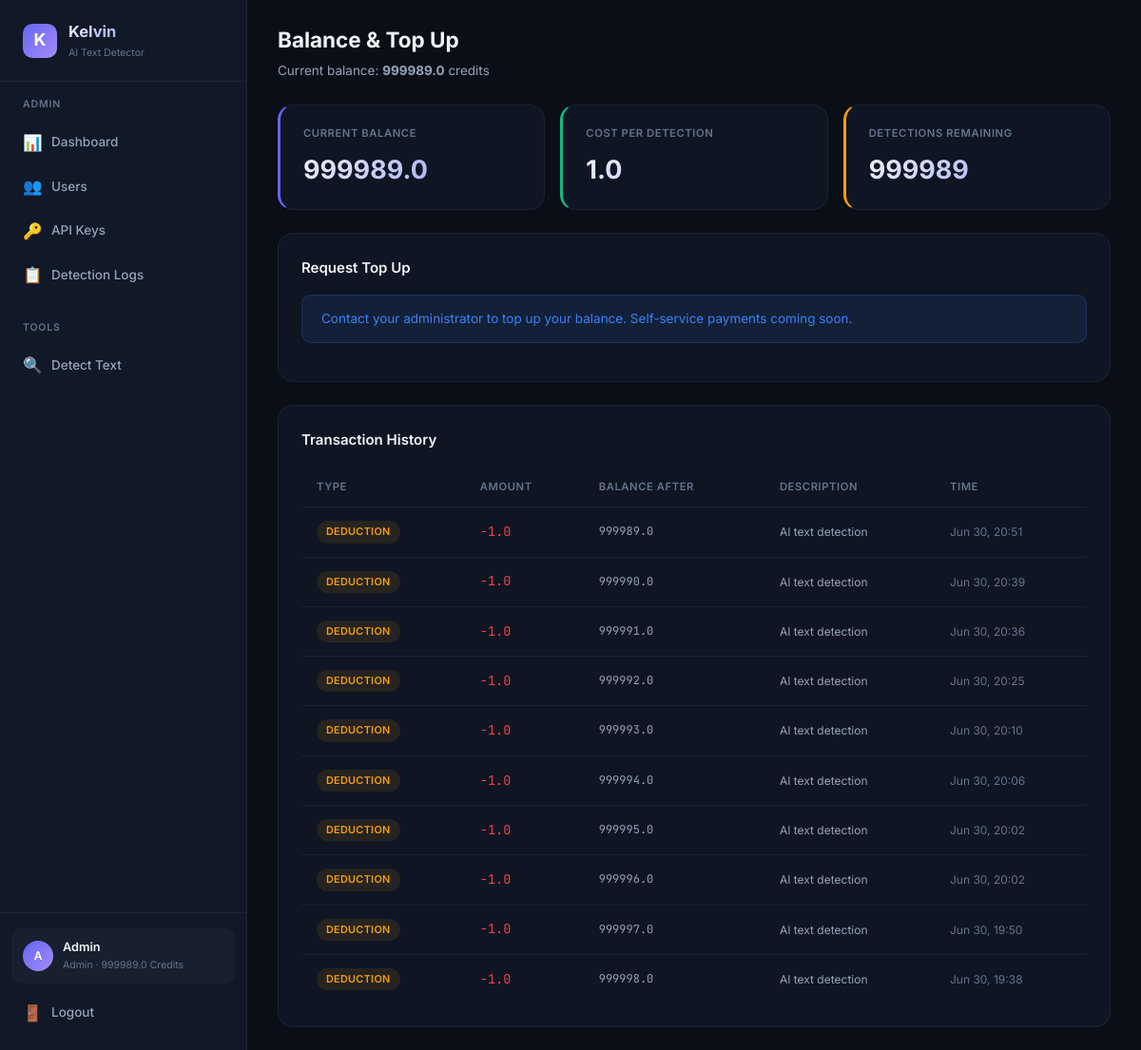
The page /dashboard/topup (signed in) on the database as committed earlier.
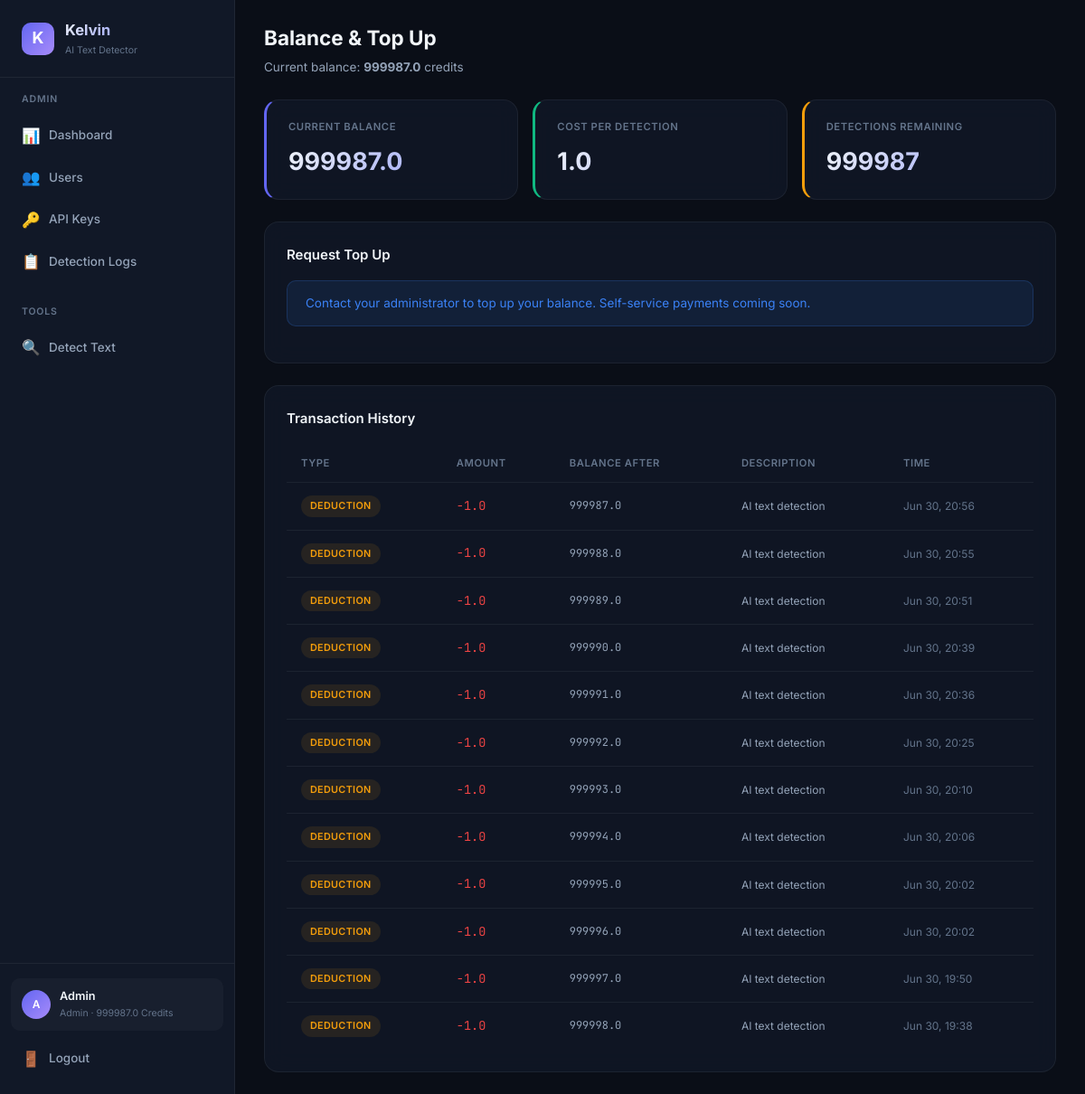
The same page on the database as committed later.
### database.py (models this page shows, shortened)
class User(Base):
    __tablename__ = "users"
    id = Column(Integer, primary_key=True, autoincrement=True)
    email = Column(String(255), unique=True, nullable=False, index=True)
    password_hash = Column(String(255), nullable=False)
    display_name = Column(String(100), nullable=False)
    role = Column(String(20), nullable=False, default="user")  # "admin" or "user"
    balance = Column(Float, nullable=False, default=100.0)
    is_active = Column(Boolean, nullable=False, default=True)
    created_at = Column(DateTime, nullable=False, default=datetime.utcnow)
    api_keys = relationship("APIKeyRecord", back_populates="user", lazy="dynamic")
    detection_logs = relationship("DetectionLog", back_populates="user", lazy="dynamic")
    transactions = relationship("BalanceTransaction", back_populates="user", lazy="dynamic")

class BalanceTransaction(Base):
    __tablename__ = "balance_transactions"
    id = Column(Integer, primary_key=True, autoincrement=True)
    user_id = Column(Integer, ForeignKey("users.id"), nullable=False, index=True)
    amount = Column(Float, nullable=False)  # positive = credit, negative = debit
    type = Column(String(20), nullable=False)  # "topup", "deduction", "refund", "signup_bonus"
    description = Column(String(255), nullable=True)
    balance_after = Column(Float, nullable=True)
    created_at = Column(DateTime, nullable=False, default=datetime.utcnow)
    user = relationship("User", back_populates="transactions")

### detect-ai.py (the view)
@app.get("/dashboard/topup", response_class=HTMLResponse)
async def user_topup_page(request: Request, db: Session = Depends(get_db_session)):
    user = _require_web_user(request, db)
    transactions = db.query(BalanceTransaction).filter(BalanceTransaction.user_id == user.id).order_by(desc(BalanceTransaction.created_at)).limit(50).all()
    return _render(request, db, "user/topup.html", transactions=transactions)

### templates/user/topup.html (shortened to what this page needs)
{% extends "base.html" %}
{% set active_page = 'user-topup' %}
{% block page_header %}
<div class="page-header">
    <h2>Balance & Top Up</h2>
    <p>Current balance: <strong>{{ user.balance | round(1) }}</strong> credits</p>
</div>
{% endblock %}
{% block content %}
<div class="stats-grid">
    <div class="stat-card accent">
        <div class="stat-label">Current Balance</div>
        <div class="stat-value">{{ user.balance | round(1) }}</div>
    </div>
    <div class="stat-card green">
        <div class="stat-label">Cost Per Detection</div>
        <div class="stat-value">1.0</div>
    </div>
    <div class="stat-card yellow">
        <div class="stat-label">Detections Remaining</div>
        <div class="stat-value">{{ user.balance | int }}</div>
    </div>
</div>
<div class="card mb-24">
    <div class="card-header">
        <h3>Request Top Up</h3>
    </div>
    <div class="alert alert-info">
        Contact your administrator to top up your balance. Self-service payments coming soon.
    </div>
</div>
<div class="card">
    <div class="card-header">
        <h3>Transaction History</h3>
    </div>
    {% if transactions %}
    <div class="table-container">
        <table>
            <thead>
                <tr>
                    <th>Type</th>
                    <th>Amount</th>
                    <th>Balance After</th>
                    <th>Description</th>
                    <th>Time</th>
                </tr>
            </thead>
            <tbody>
                {% for tx in transactions %}
                <tr>
                    <td>
                        {% if tx.type == 'topup' or tx.type == 'signup_bonus' %}
                        <span class="badge badge-green">{{ tx.type }}</span>
                        {% elif tx.type == 'deduction' %}
                        <span class="badge badge-yellow">deduction</span>
                        {% elif tx.type == 'refund' %}
                        <span class="badge badge-blue">refund</span>
                        {% else %}
                        <span class="badge badge-muted">{{ tx.type }}</span>
                        {% endif %}
                    </td>
                    <td class="text-mono {% if tx.amount > 0 %}text-green{% else %}text-red{% endif %}">
                        {{ '+' if tx.amount > 0 else '' }}{{ tx.amount | round(1) }}
                    </td>
                    <td class="text-mono text-sm">{{ tx.balance_after | round(1) if tx.balance_after else '—' }}</td>
                    <td class="text-sm">{{ tx.description or '—' }}</td>
                    <td class="text-sm text-muted">{{ tx.created_at.strftime('%b %d, %H:%M') if tx.created_at else '—' }}</td>
                </tr>
                {% endfor %}
            </tbody>
        </table>
    </div>
    {% else %}
    <div class="empty-state">
        <div class="empty-icon">💰</div>
        <h3>No transactions yet</h3>
    </div>
    {% endif %}
</div>
{% endblock %}

### templates/base.html (shortened to what this page needs)
<!DOCTYPE html>
<html lang="en">
<head>
    <link rel="stylesheet" href="/static/css/style.css?v=4">
</head>
<body>
    {% block body %}
    <div class="app-layout">
        <aside class="sidebar">
            <div class="sidebar-brand">
                <div class="brand-icon">K</div>
                <div>
                    <h1>Kelvin</h1>
                    <div class="brand-version">AI Text Detector</div>
                </div>
            </div>
            <nav class="sidebar-nav">
                {% if user and user.role == 'admin' %}
                <div class="nav-section">
                    <div class="nav-section-title">Admin</div>
                    <a href="/admin/dashboard" class="nav-link {% if active_page == 'admin-dashboard' %}active{% endif %}">
                        <span class="nav-icon">📊</span> Dashboard
                    </a>
                    <a href="/admin/users" class="nav-link {% if active_page == 'admin-users' %}active{% endif %}">
                        <span class="nav-icon">👥</span> Users
                    </a>
                    <a href="/admin/keys" class="nav-link {% if active_page == 'admin-keys' %}active{% endif %}">
                        <span class="nav-icon">🔑</span> API Keys
                    </a>
                    <a href="/admin/logs" class="nav-link {% if active_page == 'admin-logs' %}active{% endif %}">
                        <span class="nav-icon">📋</span> Detection Logs
                    </a>
                </div>
                <div class="nav-section">
                    <div class="nav-section-title">Tools</div>
                    <a href="/dashboard/detect" class="nav-link {% if active_page == 'detect' %}active{% endif %}">
                        <span class="nav-icon">🔍</span> Detect Text
                    </a>
                </div>
                {% endif %}
            </nav>
            {% if user %}
            <div class="sidebar-footer">
                <div class="sidebar-user">
                    <div class="user-avatar">{{ user.display_name[0] | upper }}</div>
                    <div class="user-info">
                        <div class="user-name">{{ user.display_name }}</div>
                        <div class="user-role">{{ user.role }} · {{ user.balance | round(1) }} credits</div>
                    </div>
                </div>
                <a href="/logout" class="nav-link" style="margin-top: 8px;">
                    <span class="nav-icon">🚪</span> Logout
                </a>
            </div>
            {% endif %}
        </aside>
        <main class="main-content">
            {% block page_header %}{% endblock %}
            <div class="page-body">
                {% block content %}{% endblock %}
            </div>
        </main>
    </div>
    {% endblock %}
</body>
</html>

Rows that differ between the two databases and show on the page:
changed User "Admin": balance "999989.0" → "999987.0"; balance "999989" → "999987"
added BalanceTransaction: type "DEDUCTION", amount "-1.0", balance_after "999987.0", description "AI text detection", created_at "Jun 30, 20:56"
added BalanceTransaction: type "DEDUCTION", amount "-1.0", balance_after "999988.0", description "AI text detection", created_at "Jun 30, 20:55"
